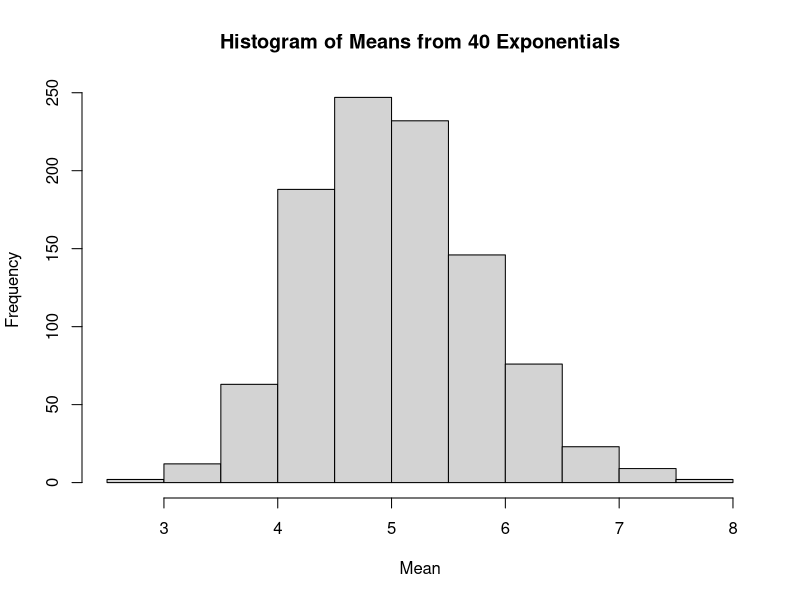
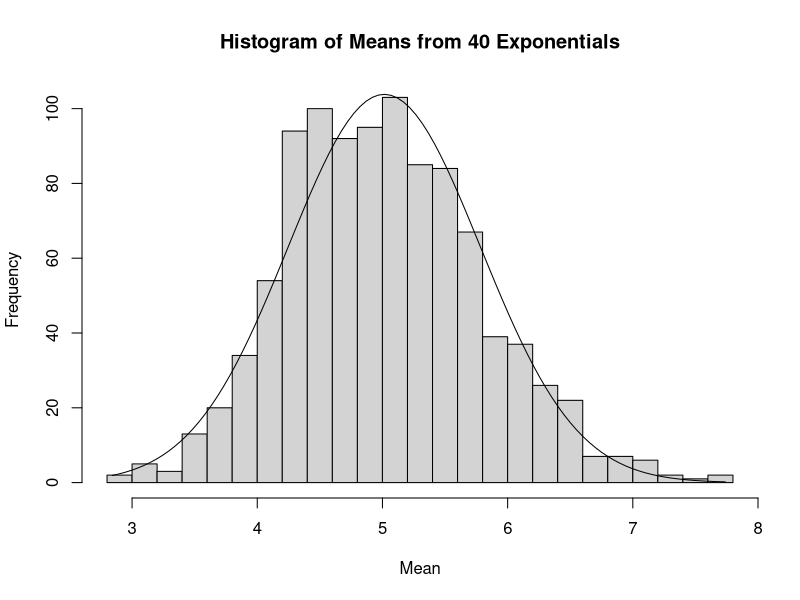

Write R code to recreate these figures, in order.
## ---- chunk 1
## First we need to create our simulation.
lambda <- 0.2   ##We're told to keep Lambda at 0.2
n <- 40         ##means generated off of sample size 40
sims <- 1000    ## we need 1000 simulations
set.seed(99)   ##needed so that data is reproducible 

##create the simulation data
data <- matrix(rexp(n*sims, lambda), sims) 
## use n*sims becuase we need 40 unquie samples for each 1000 sims

mean_data <- data.frame() ##a place to put the mean

## Calculate the mean of each row in data and place it in mean_data
for(i in 1:nrow(data)){
    mean_data[i,1] <- mean(data[i,])
}

head(mean_data)
## ---- chunk 2

hist(mean_data[,1], xlab = "Mean", main = "Histogram of Means from 40 Exponentials") 
## We must point to the column even though there is only one.
## Otherwise hist will try to read the whole data.frame and cause an error

## ---- chunk 3
theory_mean <- 1/lambda
actual_mean <- mean(mean_data[,1])
## ---- chunk 4
theory_var <- (1/lambda)^2/n
actual_var <- var(mean_data[,1])
## ---- chunk 5
##first lets show our data, but I want to see more granularity so 
##lets set breaks to 25 for mor bins.
main <- "Histogram of Means from 40 Exponentials"
data_plot <- hist(mean_data[,1], xlab = "Mean", main = main, breaks = 25)

## Then lets calculate a few need peices of information.
##we already have our mean, but what of our Standard Deviation.
actual_sd <- sd(mean_data[,1])
##before we create our approximation of our normal we need an x vaule
## to get our x we are you to create a seqence of 100 point from our min to our max.
x <- seq(min(mean_data[,1]), max(mean_data[,1]), length.out= 100)

norm <- dnorm(x, mean = actual_mean, sd = actual_sd)
##before we graph or line we need to know how much to scale by.
multi <- data_plot$counts/data_plot$density

lines(x, norm * multi[1])
